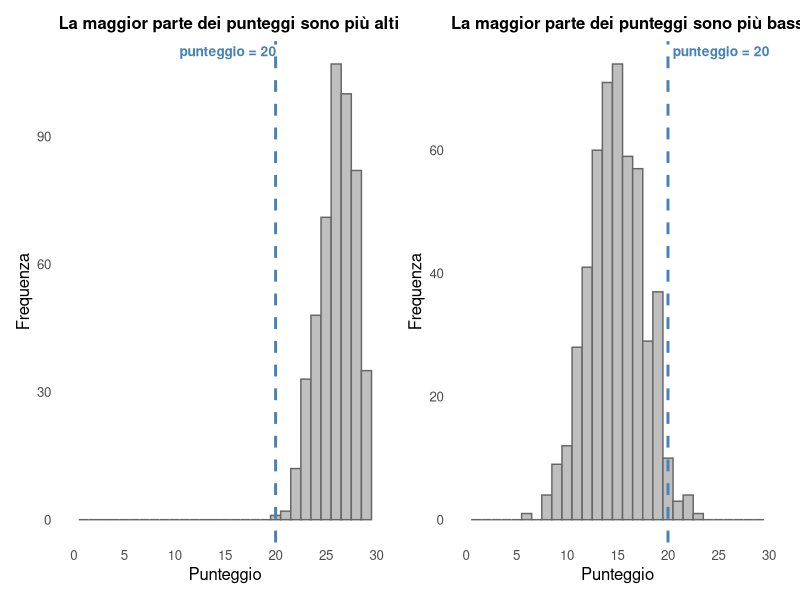
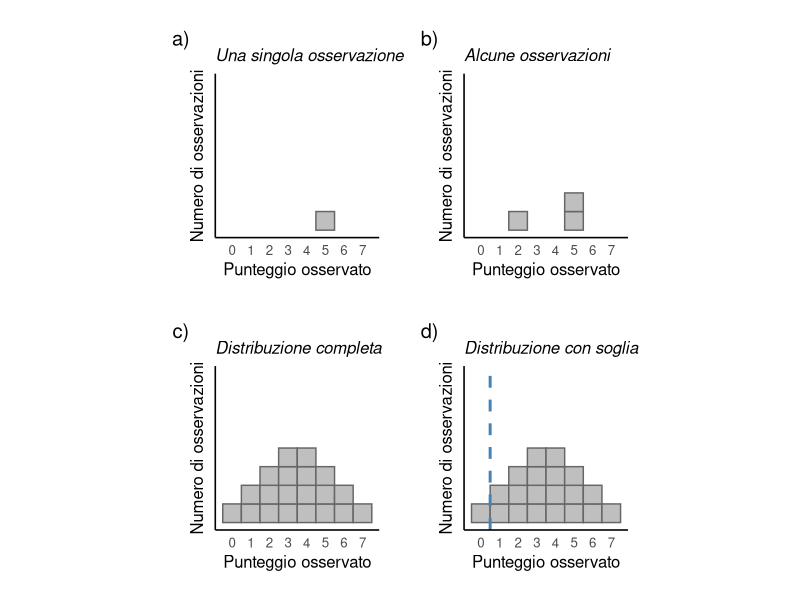
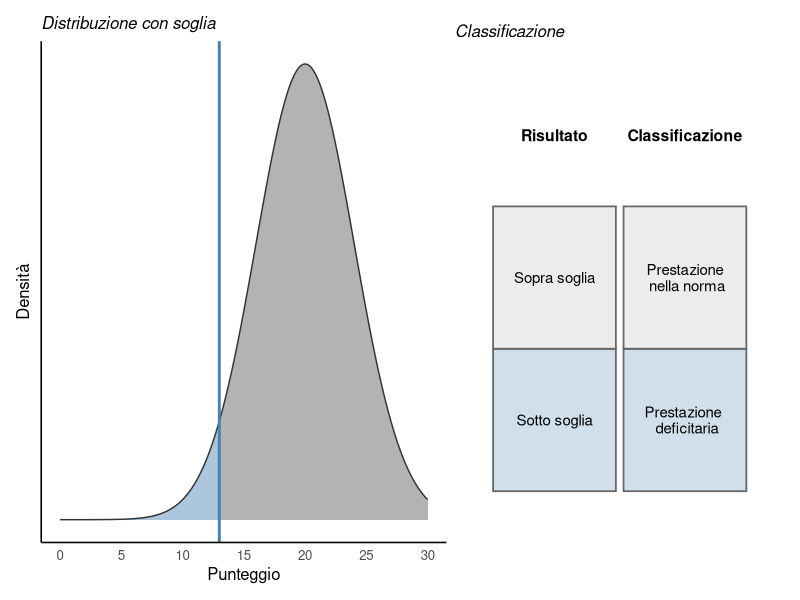
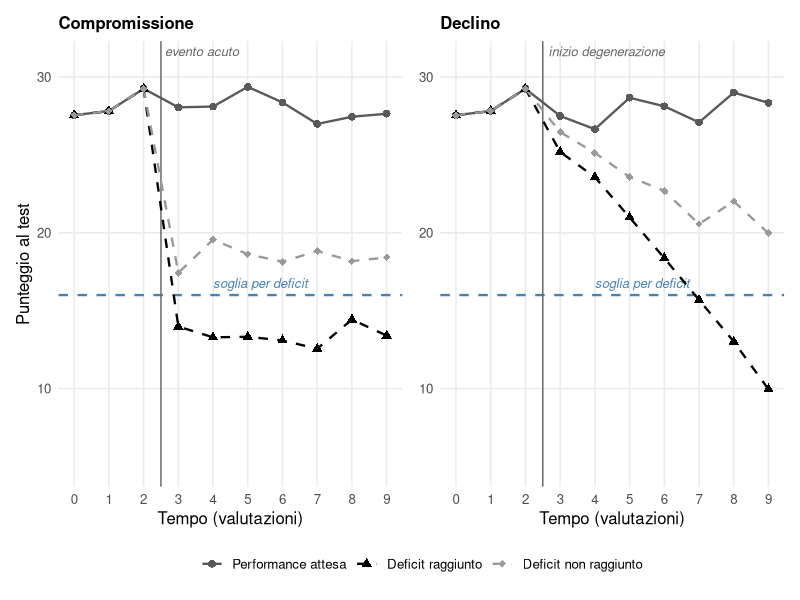
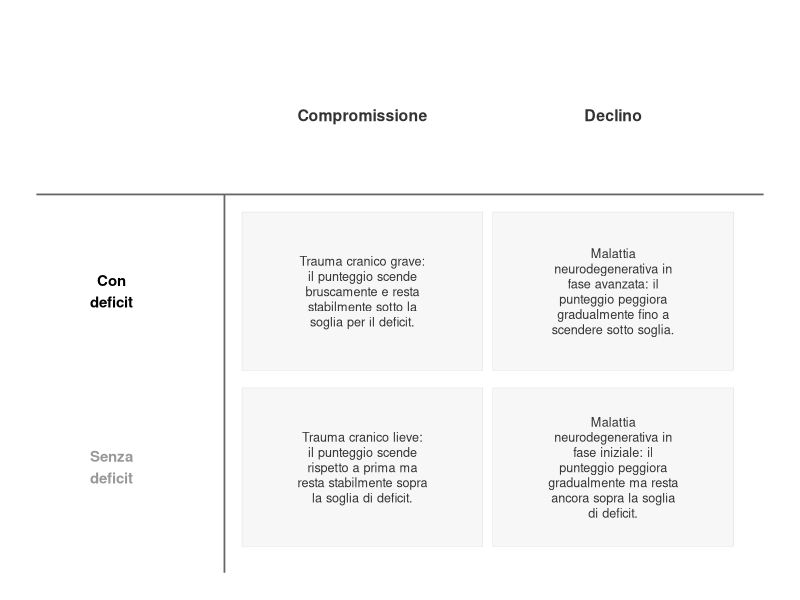
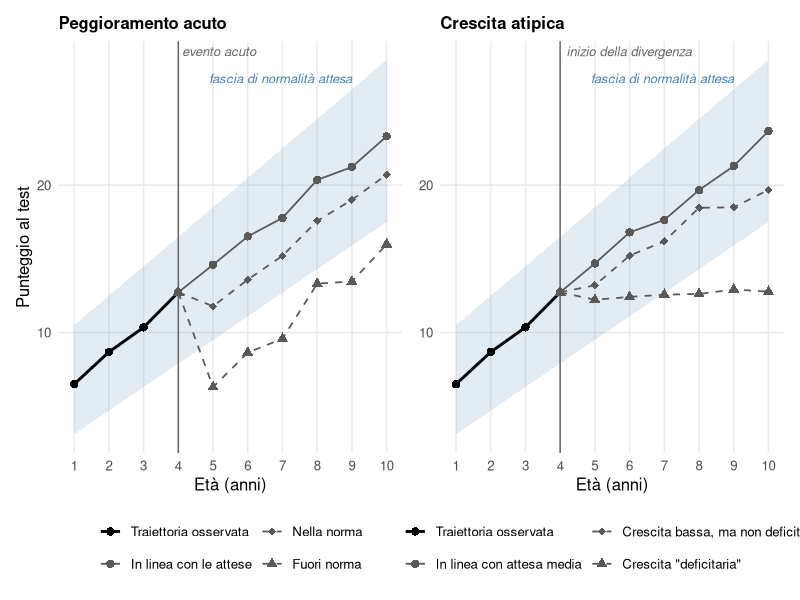

The R script that drew these images, in order:
## ---- chunk 1
#| label: fig-punteggio-20
#| echo: false
#| warning: false
#| message: false
#| fig-cap: "Lo stesso punteggio (20) con due significati opposti, a seconda della distribuzione dei punteggi nel gruppo di riferimento (dati simulati). A sinistra, un test in cui la maggior parte delle persone ottiene punteggi relativamente alti: 20 cade nella coda bassa della distribuzione. A destra, un test in cui la maggior parte delle persone ottiene punteggi intorno a 15, quindi più bassi: lo stesso punteggio di 20 sarebbe considerato molto alto."
#| fig-width: 9
#| fig-height: 4
#| fig-dpi: 200
#| out-height: "250%"

library(ggplot2)
library(patchwork)

set.seed(42)
n <- 500

sim_facile <- data.frame(punteggio = rbinom(n, size = 30, prob = 0.87))
sim_difficile <- data.frame(punteggio = rbinom(n, size = 30, prob = 0.5))

tema_hist <- theme_minimal(base_size = 12) +
  theme(panel.grid.minor = element_blank(),
        panel.grid.major = element_blank(),
        plot.title = element_text(size = 12, face = "bold"))

evidenzia_20_dx <- list(
  geom_vline(xintercept = 20, colour = "steelblue", linewidth = 1, linetype = "dashed"),
  annotate("text", x = 20, y = Inf, label = "punteggio = 20", vjust = 1.5, hjust = -0.05,
           colour = "steelblue", fontface = "bold", size = 3.5),
  scale_x_continuous(limits = c(0, 30), breaks = seq(0, 30, 5)),
  labs(x = "Punteggio", y = "Frequenza")
)

evidenzia_20_sx <- list(
  geom_vline(xintercept = 20, colour = "steelblue", linewidth = 1, linetype = "dashed"),
  annotate("text", x = 10, y = Inf, label = "punteggio = 20", vjust = 1.5, hjust = -0.05,
           colour = "steelblue", fontface = "bold", size = 3.5),
  scale_x_continuous(limits = c(0, 30), breaks = seq(0, 30, 5)),
  labs(x = "Punteggio", y = "Frequenza")
)

p_facile <- ggplot(sim_facile, aes(x = punteggio)) +
  geom_histogram(binwidth = 1, boundary = -0.5, fill = "grey75", colour = "grey40") +
  evidenzia_20_sx +
  labs(title = "La maggior parte dei punteggi sono più alti") +
  tema_hist

p_difficile <- ggplot(sim_difficile, aes(x = punteggio)) +
  geom_histogram(binwidth = 1, boundary = -0.5, fill = "grey75", colour = "grey40") +
  evidenzia_20_dx +
  labs(title = "La maggior parte dei punteggi sono più bassi") +
  tema_hist

p_facile + p_difficile
## ---- chunk 2
#| label: fig-costruzione-istogramma
#| echo: false
#| warning: false
#| message: false
#| fig-cap: "Costruzione di una distribuzione di dati normativi a partire dalle singole osservazioni. In (a) è rappresentata una sola osservazione (punteggio = 5). In (b) sono rappresentate tre osservazioni (un punteggio di 2 e due punteggi di 5): ogni osservazione è visibile come un singolo quadratino, cosicché un punteggio ottenuto da più persone sia rappresentato da più quadratini impilati. In (c) è rappresentata una distribuzione completa, costruita impilando ogni singola osservazione di un ipotetico gruppo di riferimento di 20 persone. In (d) alla stessa distribuzione è stata aggiunta una soglia (linea verticale), che permette di distinguere le prestazioni considerate \"nella norma\" da quelle che non lo sono. (Adattato da Mondini, Mapelli, Arcara, Semeiotica e diagnosi neuropsicologica)"
#| fig-width: 8
#| fig-height: 6
#| fig-dpi: 200
#| out-width: "80%"

library(ggplot2)
library(patchwork)

# funzione ad hoc: aggiunge una singola osservazione ad un data.frame di
# quadratini, impilandola sopra le osservazioni già presenti per lo stesso
# punteggio. Usarla più volte (una per osservazione) rende facile
# aggiungere/togliere singole osservazioni per costruire ciascun pannello.
aggiungi_osservazione <- function(dati, punteggio) {
  n_gia_presenti <- sum(dati$punteggio == punteggio)
  nuova_osservazione <- data.frame(
    punteggio = punteggio,
    ymin = n_gia_presenti,
    ymax = n_gia_presenti + 1
  )
  rbind(dati, nuova_osservazione)
}

distanza_pannelli <- 15  # spazio tra i pannelli (punti): aumenta/diminuisci per più/meno distanza

tema_quadratini <- theme_minimal(base_size = 12) +
  theme(panel.grid = element_blank(),
        axis.text.y = element_blank(),
        axis.ticks.y = element_blank(),
        axis.line = element_line(colour = "black"),
        plot.title = element_text(size = 12, face = "italic"),
        plot.margin = margin(t = distanza_pannelli, r = distanza_pannelli,
                              b = distanza_pannelli, l = distanza_pannelli),
        aspect.ratio = 1)

disegna_quadratini <- function(dati, titolo) {
  ggplot(dati) +
    geom_rect(aes(xmin = punteggio - 0.5, xmax = punteggio + 0.5,
                   ymin = ymin, ymax = ymax),
              fill = "grey75", colour = "grey40") +
    scale_x_continuous(limits = c(-0.5, 7.5), breaks = 0:7) +
    scale_y_continuous(limits = c(0, 8)) +
    labs(x = "Punteggio osservato", y = "Numero di osservazioni", title = titolo) +
    tema_quadratini
}

# pannello a: una sola osservazione
dati_a <- data.frame(punteggio = numeric(0), ymin = numeric(0), ymax = numeric(0))
dati_a <- aggiungi_osservazione(dati_a, 5)

# pannello b: tre osservazioni
dati_b <- data.frame(punteggio = numeric(0), ymin = numeric(0), ymax = numeric(0))
dati_b <- aggiungi_osservazione(dati_b, 2)
dati_b <- aggiungi_osservazione(dati_b, 5)
dati_b <- aggiungi_osservazione(dati_b, 5)

# pannelli c e d: distribuzione completa (20 osservazioni)
dati_c <- data.frame(punteggio = numeric(0), ymin = numeric(0), ymax = numeric(0))
punteggi_completi <- rep(0:7, times = c(1, 2, 3, 4, 4, 3, 2, 1))
for (p in punteggi_completi) {
  dati_c <- aggiungi_osservazione(dati_c, p)
}

p_a <- disegna_quadratini(dati_a, "Una singola osservazione")
p_b <- disegna_quadratini(dati_b, "Alcune osservazioni")
p_c <- disegna_quadratini(dati_c, "Distribuzione completa")
p_d <- disegna_quadratini(dati_c, "Distribuzione con soglia") +
  geom_vline(xintercept = 0.5, linewidth = 1, colour = "steelblue", linetype=2)

(p_a + p_b) / (p_c + p_d) +
  plot_annotation(tag_levels = "a", tag_suffix = ")")
## ---- chunk 3
#| label: fig-classificazione-soglia
#| echo: false
#| warning: false
#| message: false
#| fig-cap: "Classificazione di un punteggio rispetto ad una soglia. A sinistra, la distribuzione dei punteggi nel gruppo di riferimento (dati simulati): l'area a destra della soglia (in grigio) corrisponde ai punteggi considerati \"nella norma\", l'area a sinistra della soglia (in blu) ai punteggi considerati \"deficitari\". A destra, la classificazione che ne risulta, a seconda che il punteggio osservato sia sopra o sotto la soglia."
#| fig-width: 9
#| fig-height: 4
#| fig-dpi: 200
#| out-width: "100%"

library(ggplot2)
library(patchwork)

soglia <- 13
media <- 20
sd_punteggio <- 4

colori_soglia <- c(sopra = "grey70", sotto = "steelblue")
alpha_soglia <- c(sopra = 1, sotto = 0.45)

# pannello sinistro: densità con soglia, colorata diversamente sopra/sotto soglia
x_sotto <- seq(0, soglia, length.out = 150)
x_sopra <- seq(soglia, 30, length.out = 150)
dens_sotto <- data.frame(punteggio = x_sotto,
                          densita = dnorm(x_sotto, mean = media, sd = sd_punteggio),
                          area = "sotto")
dens_sopra <- data.frame(punteggio = x_sopra,
                          densita = dnorm(x_sopra, mean = media, sd = sd_punteggio),
                          area = "sopra")
dens <- rbind(dens_sotto, dens_sopra)

dens_contorno <- data.frame(punteggio = seq(0, 30, length.out = 300))
dens_contorno$densita <- dnorm(dens_contorno$punteggio, mean = media, sd = sd_punteggio)

p_densita <- ggplot(dens, aes(x = punteggio, y = densita)) +
  geom_area(aes(fill = area, alpha = area), colour = NA) +
  geom_line(data = dens_contorno, colour = "grey20", linewidth = 0.5) +
  geom_vline(xintercept = soglia, linewidth = 1, colour = "steelblue") +
  scale_fill_manual(values = colori_soglia, guide = "none") +
  scale_alpha_manual(values = alpha_soglia, guide = "none") +
  scale_x_continuous(breaks = seq(0, 30, 5)) +
  labs(x = "Punteggio", y = "Densità", title = "Distribuzione con soglia") +
  theme_minimal(base_size = 12) +
  theme(panel.grid = element_blank(),
        axis.text.y = element_blank(),
        axis.ticks.y = element_blank(),
        axis.line = element_line(colour = "black"),
        plot.title = element_text(size = 12, face = "italic"))

# pannello destro: tabella risultato -> classificazione
col1 <- list(min = 0.3, max = 1.9, centro = 1.1)
col2 <- list(min = 2.0, max = 3.6, centro = 2.8)

celle_tabella <- data.frame(
  xmin = c(col1$min, col2$min, col1$min, col2$min),
  xmax = c(col1$max, col2$max, col1$max, col2$max),
  ymin = c(1.5, 1.5, 0.5, 0.5),
  ymax = c(2.5, 2.5, 1.5, 1.5),
  area = c("sopra", "sopra", "sotto", "sotto")
)

testo_tabella <- data.frame(
  x = c(col1$centro, col2$centro, col1$centro, col2$centro, col1$centro, col2$centro),
  y = c(3, 3, 2, 2, 1, 1),
  testo = c("Risultato", "Classificazione",
            "Sopra soglia", "Prestazione\n nella norma",
            "Sotto soglia", "Prestazione \n deficitaria"),
  intestazione = c(TRUE, TRUE, FALSE, FALSE, FALSE, FALSE)
)

p_tabella <- ggplot() +
  geom_rect(data = celle_tabella,
            aes(xmin = xmin, xmax = xmax, ymin = ymin, ymax = ymax, fill = area),
            alpha = 0.25, colour = "grey40", linewidth = 0.6) +
  geom_text(data = subset(testo_tabella, intestazione),
            aes(x = x, y = y, label = testo), fontface = "bold", size = 4) +
  geom_text(data = subset(testo_tabella, !intestazione),
            aes(x = x, y = y, label = testo), size = 3.8, lineheight = 0.9) +
  scale_fill_manual(values = colori_soglia, guide = "none") +
  coord_cartesian(xlim = c(0, 4), ylim = c(0.3, 3.5)) +
  labs(title = "Classificazione") +
  theme_void(base_size = 12) +
  theme(plot.title = element_text(size = 12, face = "italic"))

p_densita + p_tabella + plot_layout(widths = c(1.2, 1))
## ---- chunk 4
#| label: fig-compromissione-declino
#| echo: false
#| warning: false
#| message: false
#| fig-cap: "Andamento simulato del punteggio a un test in dieci valutazioni ripetute nel tempo, per due casi di compromissione (a sinistra) e due casi di declino (a destra), con lo stesso schema di colori/simboli usato per le traiettorie ipotetiche nella @fig-traiettoria-sviluppo (solo nero o scale di grigio). Tutte le traiettorie condividono lo stesso andamento stabile nelle prime tre valutazioni, prima dell'evento acuto o dell'inizio della degenerazione (linea sottile verticale). Il profilo \"Performance attesa\" (cerchi, linea continua) rappresenta l'andamento, stabile nel tempo, di una persona senza peggioramento. Il caso \"Deficit non raggiunto\" (diamanti, linea tratteggiata) si allontana dalla prestazione attesa ma resta sempre sopra la soglia per il deficit (linea tratteggiata orizzontale). Il caso \"Deficit raggiunto\" (triangoli, linea tratteggiata) scende sotto la soglia: bruscamente e poi stabilmente a sinistra, gradualmente a destra."
#| fig-width: 9
#| fig-height: 4.5
#| fig-dpi: 200
#| out-width: "100%"

library(ggplot2)
library(patchwork)

set.seed(123)

# --- Parametro per includere (o no) l'errore di misurazione nel grafico ---
# Impostare FALSE per disegnare solo il punteggio "vero" sottostante, senza rumore
includi_errore_misura <- TRUE
sd_errore <- 0.8

# Funzione modulare: aggiunge (o no) l'errore di misurazione a una traiettoria di punteggi veri
aggiungi_errore_misura <- function(punteggio_vero, sd = sd_errore, includi = includi_errore_misura) {
  if (includi) {
    punteggio_vero + rnorm(length(punteggio_vero), mean = 0, sd = sd)
  } else {
    punteggio_vero
  }
}

soglia <- 16
n_pre  <- 3
n_post <- 7
n_tempi <- n_pre + n_post
tempi <- 0:(n_tempi - 1)

tema_traiettorie <- theme_minimal(base_size = 12) +
  theme(panel.grid.minor = element_blank(),
        plot.title = element_text(size = 12, face = "bold"),
        legend.position = "bottom")

soglia_layer <- list(
  geom_hline(yintercept = soglia, linetype = "dashed", colour = "steelblue", linewidth = 0.8),
  annotate("text", x = n_pre + 1, y = soglia, label = "soglia per deficit", vjust = -0.7, hjust = 0,
           colour = "steelblue", fontface = "italic", size = 3.3)
)

# Schema di colori/simboli/linetype coerente con quello usato per le traiettorie ipotetiche
# nella @fig-traiettoria-sviluppo: solo nero o scale di grigio (niente azzurro), cerchio/linea
# continua per il profilo "in linea con le attese", diamante/tratteggiata per lo scarto che
# resta nella norma, triangolo/tratteggiata per lo scarto che raggiunge il deficit
colori_casi <- scale_colour_manual(values = c("Performance attesa" = "grey35",
                                               "Deficit raggiunto" = "black",
                                               "Deficit non raggiunto" = "grey60"))
forme_casi <- scale_shape_manual(values = c("Performance attesa" = 16,
                                             "Deficit raggiunto" = 17,
                                             "Deficit non raggiunto" = 18))
linee_casi <- scale_linetype_manual(values = c("Performance attesa" = "solid",
                                                "Deficit raggiunto" = "dashed",
                                                "Deficit non raggiunto" = "dashed"))

# Livello "vero" comune a tutte le traiettorie prima dell'evento/dell'inizio della degenerazione
# e valore stabile del profilo di prestazione attesa (nessun peggioramento): a differenza della
# traiettoria attesa crescente delle figure sull'età evolutiva, qui è piatto nel tempo
livello_iniziale <- 28
vero_attesa <- rep(livello_iniziale, n_tempi)

# Punti osservati nelle valutazioni pre-evento (t0...t_{n_pre-1}), condivisi da tutte le
# traiettorie (in entrambi i pannelli): prima dell'evento acuto o dell'inizio della degenerazione
# non c'è ancora nessuna differenza da osservare, quindi tutte le linee condividono lo stesso
# andamento di baseline. Ogni punto ha il proprio errore di misurazione indipendente, così il
# baseline appare stabile ma con la normale variabilità test-retest, non un singolo valore fisso
punti_iniziali <- aggiungi_errore_misura(rep(livello_iniziale, n_pre))

# Funzione modulare per costruire una traiettoria che condivide con le altre gli stessi punti
# di baseline ("punti_iniziali"), e prosegue poi con il proprio andamento "vero" (con il suo
# errore di misurazione indipendente) per le valutazioni successive all'evento
costruisci_traiettoria_condivisa <- function(vero) {
  c(punti_iniziali, aggiungi_errore_misura(vero[(n_pre + 1):n_tempi]))
}

# Linea sottile verticale che segna il momento dell'evento/inizio del peggioramento,
# posizionata subito dopo l'ultima valutazione di baseline
tempo_evento <- (n_pre - 1) + 0.5

evento_layer <- list(
  geom_vline(xintercept = tempo_evento, colour = "grey40", linewidth = 0.5),
  annotate("text", x = tempo_evento, y = Inf, label = "evento acuto", vjust = 1.5, hjust = -0.05,
           colour = "grey40", fontface = "italic", size = 3.3)
)

degenerazione_layer <- list(
  geom_vline(xintercept = tempo_evento, colour = "grey40", linewidth = 0.5),
  annotate("text", x = tempo_evento, y = Inf, label = "inizio degenerazione", vjust = 1.5, hjust = -0.05,
           colour = "grey40", fontface = "italic", size = 3.3)
)

# --- Pannello sinistro: compromissione (peggioramento improvviso e poi stabile) ---
# Tutte le traiettorie condividono lo stesso baseline (livello_iniziale) nelle valutazioni
# pre-evento, prima dell'evento acuto
vero_compr_deficit    <- c(rep(livello_iniziale, n_pre), rep(13, n_post))
vero_compr_no_deficit <- c(rep(livello_iniziale, n_pre), rep(19, n_post))

dat_compr <- data.frame(
  tempo = rep(tempi, 3),
  punteggio = c(costruisci_traiettoria_condivisa(vero_attesa),
                costruisci_traiettoria_condivisa(vero_compr_deficit),
                costruisci_traiettoria_condivisa(vero_compr_no_deficit)),
  caso = rep(c("Performance attesa", "Deficit raggiunto", "Deficit non raggiunto"), each = n_tempi)
)
dat_compr$caso <- factor(dat_compr$caso, levels = c("Performance attesa", "Deficit raggiunto", "Deficit non raggiunto"))

p_compr <- ggplot(dat_compr, aes(x = tempo, y = punteggio, colour = caso, shape = caso, linetype = caso)) +
  soglia_layer +
  evento_layer +
  geom_line(linewidth = 0.8) +
  geom_point(size = 2.3) +
  colori_casi +
  forme_casi +
  linee_casi +
  scale_x_continuous(breaks = tempi) +
  coord_cartesian(ylim = c(5, 31)) +
  labs(title = "Compromissione", x = "Tempo (valutazioni)", y = "Punteggio al test", colour = NULL, shape = NULL, linetype = NULL) +
  tema_traiettorie

# --- Pannello destro: declino (peggioramento graduale e progressivo) ---
# Tutte le traiettorie condividono lo stesso baseline (livello_iniziale) nelle valutazioni
# pre-evento, prima dell'inizio della degenerazione: il tempo relativo resta a 0 durante il
# baseline e cresce solo dopo, così la discesa parte solo dall'inizio della degenerazione
tempi_rel_post <- pmax(tempi - (n_pre - 1), 0)
vero_decl_deficit    <- livello_iniziale - (tempi_rel_post / n_post) * 18
vero_decl_no_deficit <- livello_iniziale - (tempi_rel_post / n_post) * 9

dat_decl <- data.frame(
  tempo = rep(tempi, 3),
  punteggio = c(costruisci_traiettoria_condivisa(vero_attesa),
                costruisci_traiettoria_condivisa(vero_decl_deficit),
                costruisci_traiettoria_condivisa(vero_decl_no_deficit)),
  caso = rep(c("Performance attesa", "Deficit raggiunto", "Deficit non raggiunto"), each = n_tempi)
)
dat_decl$caso <- factor(dat_decl$caso, levels = c("Performance attesa", "Deficit raggiunto", "Deficit non raggiunto"))

p_decl <- ggplot(dat_decl, aes(x = tempo, y = punteggio, colour = caso, shape = caso, linetype = caso)) +
  soglia_layer +
  degenerazione_layer +
  geom_line(linewidth = 0.8) +
  geom_point(size = 2.3) +
  colori_casi +
  forme_casi +
  linee_casi +
  scale_x_continuous(breaks = tempi) +
  coord_cartesian(ylim = c(5, 31)) +
  labs(title = "Declino", x = "Tempo (valutazioni)", y = NULL, colour = NULL, shape = NULL, linetype = NULL) +
  tema_traiettorie

p_compr + p_decl + plot_layout(guides = "collect") & theme(legend.position = "bottom")
## ---- chunk 5
#| label: fig-tabella-compromissione-declino
#| echo: false
#| warning: false
#| message: false
#| fig-cap: "Sintesi delle quattro combinazioni illustrate nella @fig-compromissione-declino (compromissione/declino, con/senza deficit) relativi ad un disturbo acquisito, con un esempio clinico per ciascuna. Le colonne seguono lo stesso ordine della figura precedente; le etichette di riga riprendono gli stessi colori usati lì per i due casi (nero = deficit raggiunto, grigio = deficit non raggiunto)."
#| fig-width: 7.5
#| fig-height: 4
#| fig-dpi: 200
#| out-width: "100%"

library(ggplot2)

# Contenuto della tabella: intestazioni di colonna, intestazioni di riga (colorate
# come nella @fig-compromissione-declino) e un esempio per ciascuna delle 4 celle
tabella_dat <- data.frame(
  x = c(1, 2, 0, 0, 1, 2, 1, 2),
  y = c(2, 2, 1, 0, 1, 1, 0, 0),
  tipo = c("intestazione_colonna", "intestazione_colonna",
           "intestazione_riga", "intestazione_riga",
           "cella", "cella", "cella", "cella"),
  colore = c("grey20", "grey20", "black", "grey60",
             "grey20", "grey20", "grey20", "grey20"),
  testo = c(
    "Compromissione", "Declino",
    "Con\ndeficit", "Senza\ndeficit",
    "Trauma cranico grave: il punteggio scende bruscamente e resta stabilmente sotto la soglia per il deficit.",
    "Malattia neurodegenerativa in fase avanzata: il punteggio peggiora gradualmente fino a scendere sotto soglia.",
    "Trauma cranico lieve: il punteggio scende rispetto a prima ma resta stabilmente sopra la soglia di deficit.",
    "Malattia neurodegenerativa in fase iniziale: il punteggio peggiora gradualmente ma resta ancora sopra la soglia di deficit."
  )
)

# Va a capo automatico del testo, solo per le celle di esempio (più lunghe)
tabella_dat$testo_wrap <- ifelse(
  tabella_dat$tipo == "cella",
  vapply(tabella_dat$testo, function(x) paste(strwrap(x, width = 24), collapse = "\n"), character(1)),
  tabella_dat$testo
)

celle_sfondo <- expand.grid(x = c(1, 2), y = c(0, 1))

ggplot() +
  geom_tile(data = celle_sfondo, aes(x = x, y = y), width = 0.96, height = 0.9,
            fill = "grey97", colour = "grey80") +
  geom_segment(aes(x = -0.3, xend = 2.6, y = 1.55, yend = 1.55), colour = "grey40", linewidth = 0.6) +
  geom_segment(aes(x = 0.45, xend = 0.45, y = -0.6, yend = 1.55), colour = "grey40", linewidth = 0.6) +
  geom_text(data = subset(tabella_dat, tipo == "cella"),
            aes(x = x, y = y, label = testo_wrap), size = 3.2, lineheight = 1, colour = "grey20") +
  geom_text(data = subset(tabella_dat, tipo == "intestazione_colonna"),
            aes(x = x, y = y, label = testo_wrap), size = 4, fontface = "bold", colour = "grey20") +
  geom_text(data = subset(tabella_dat, tipo == "intestazione_riga"),
            aes(x = x, y = y, label = testo_wrap, colour = colore), size = 3.8, fontface = "bold") +
  scale_colour_identity() +
  coord_cartesian(xlim = c(-0.3, 2.6), ylim = c(-0.6, 2.5), clip = "off") +
  theme_void()
## ---- chunk 6
#| label: fig-traiettoria-sviluppo
#| echo: false
#| warning: false
#| message: false
#| fig-cap: "Traiettoria di sviluppo simulata (linea nera, punti pieni) dalla valutazione a 1 anno fino alla valutazione più recente, a 4 anni, identica nei due pannelli. Da qui si diramano tre traiettorie future ipotetiche per pannello, tutte in grigio scuro e incluse nella stessa legenda della traiettoria osservata. A sinistra (Peggioramento acuto): un evento acuto (linea verticale) può causare un peggioramento improvviso del punteggio; una traiettoria non ne risente e prosegue come atteso (cerchi, linea continua), una scende ma resta entro la fascia di normalità (diamanti, linea tratteggiata), una scende al punto da uscire subito dalla fascia e vi resta (triangoli, linea tratteggiata). A destra (Crescita atipica): dallo stesso punto (linea verticale \"inizio della divergenza\") la crescita può proseguire in linea con l'attesa (cerchi, linea continua), rallentare restando comunque entro la fascia (diamanti, linea tratteggiata), oppure allontanarsene gradualmente fino a uscirne (triangoli, linea tratteggiata). La fascia colorata rappresenta, in entrambi i pannelli, l'intervallo di normalità (soglia superiore e inferiore) atteso dal gruppo di riferimento per ciascuna età."
#| fig-width: 10
#| fig-height: 5.5
#| fig-dpi: 200
#| out-width: "100%"

library(ggplot2)
library(patchwork)

set.seed(100)

# --- Parametro per includere (o no) l'errore di misurazione nelle traiettorie ---
# Impostare FALSE per disegnare solo le traiettorie "vere" sottostanti, senza rumore
includi_errore_misura <- TRUE
sd_errore <- 0.6

# --- Parametro per mostrare (o no) la linea verticale che segna il momento della diramazione ---
mostra_linea_evento <- TRUE

# --- Parametro per impostare l'età (in anni) in cui avviene la diramazione, condiviso da
# entrambi i pannelli: qualunque valore tra 1 e max(eta) - 1, ad esempio anche 1 o 2 ---
eta_diramazione <- 4   # ultima valutazione nota, da cui si "diramano" le traiettorie future

# Funzione modulare: aggiunge (o no) l'errore di misurazione a una traiettoria di punteggi veri
aggiungi_errore_misura <- function(valori, sd = sd_errore, includi = includi_errore_misura) {
  if (includi) {
    valori + rnorm(length(valori), mean = 0, sd = sd)
  } else {
    valori
  }
}

eta <- 1:10

# Traiettoria attesa dal gruppo di riferimento, con fascia di normalità (soglie superiore e
# inferiore): condivisa da entrambi i pannelli
traiettoria_attesa <- 5 + 1.8 * eta
banda_ampiezza <- 3.5 + 0.2 * eta

dat_banda <- data.frame(
  eta = eta,
  attesa = traiettoria_attesa,
  soglia_sup = traiettoria_attesa + banda_ampiezza,
  soglia_inf = traiettoria_attesa - banda_ampiezza
)

banda_layer <- list(
  geom_ribbon(data = dat_banda, aes(x = eta, ymin = soglia_inf, ymax = soglia_sup),
              fill = "steelblue", alpha = 0.15, inherit.aes = FALSE),
  annotate("text", x = 9, y = dat_banda$soglia_sup[dat_banda$eta == 9], label = "fascia di normalità attesa",
           hjust = 1, vjust = -0.6, colour = "steelblue", fontface = "italic", size = 3.3)
)

# Traiettoria osservata (nera): sviluppo reale fino alla valutazione attuale, condivisa da
# entrambi i pannelli. Entra anche lei nella variabile "traiettoria", come livello aggiuntivo,
# così da comparire nella stessa legenda delle traiettorie future ipotetiche
eta_oss <- 1:eta_diramazione
dat_oss <- data.frame(
  eta = eta_oss,
  punteggio = aggiungi_errore_misura(5 + 1.8 * eta_oss),
  traiettoria = "Traiettoria osservata"
)

punto_diramazione <- dat_oss$punteggio[dat_oss$eta == eta_diramazione]

# Funzione modulare per la linea verticale (opzionale, vedi "mostra_linea_evento") che segna la
# diramazione, con etichetta specifica per ciascun pannello (come "evento acuto"/"inizio
# degenerazione" nella @fig-compromissione-declino)
linea_diramazione_layer <- function(etichetta) {
  if (!mostra_linea_evento) return(NULL)
  list(
    geom_vline(xintercept = eta_diramazione, colour = "grey40", linewidth = 0.5),
    annotate("text", x = eta_diramazione, y = Inf, label = etichetta,
             vjust = 1.5, hjust = -0.05, colour = "grey40", fontface = "italic", size = 3.3)
  )
}

# --- Pannello sinistro: peggioramento acuto ---

# Funzione modulare per costruire una traiettoria che, subito dopo l'evento acuto, scende di
# "entita_peggioramento" punti rispetto alla crescita attesa, e da lì prosegue con un tasso di
# crescita "rate" rispetto a quella attesa dal gruppo di riferimento (rate = 1, il valore di
# default, significa che lo scarto dalla norma introdotto dall'evento resta costante nel tempo)
costruisci_traiettoria_con_peggioramento_acuto <- function(entita_peggioramento, rate = 1, etichetta) {
  eta_futuro <- (eta_diramazione + 1):max(eta)
  incremento_atteso <- (5 + 1.8 * eta_futuro) - (5 + 1.8 * eta_diramazione)
  valore_dopo_evento <- punto_diramazione - entita_peggioramento
  valori_futuri <- aggiungi_errore_misura(valore_dopo_evento + rate * incremento_atteso)
  data.frame(
    eta = c(eta_diramazione, eta_futuro),
    punteggio = c(punto_diramazione, valori_futuri),
    traiettoria = etichetta
  )
}

dat_evento <- rbind(
  dat_oss,
  costruisci_traiettoria_con_peggioramento_acuto(entita_peggioramento = 0.0, rate = 1, etichetta = "In linea con le attese"),
  costruisci_traiettoria_con_peggioramento_acuto(entita_peggioramento = 2.8, rate = 1, etichetta = "Nella norma"),
  costruisci_traiettoria_con_peggioramento_acuto(entita_peggioramento = 8.0, rate = 1, etichetta = "Fuori norma")
)
dat_evento$traiettoria <- factor(dat_evento$traiettoria,
                                  levels = c("Traiettoria osservata", "In linea con le attese", "Nella norma", "Fuori norma"))

p_evento <- ggplot(dat_evento, aes(x = eta, y = punteggio, colour = traiettoria, group = traiettoria)) +
  banda_layer +
  linea_diramazione_layer("evento acuto") +
  geom_line(aes(linetype = traiettoria, linewidth = traiettoria)) +
  geom_point(aes(shape = traiettoria), size = 2.5) +
  scale_colour_manual(name = NULL, values = c("Traiettoria osservata" = "black", "In linea con le attese" = "grey35",
                                               "Nella norma" = "grey35", "Fuori norma" = "grey35")) +
  scale_linetype_manual(name = NULL, values = c("Traiettoria osservata" = "solid", "In linea con le attese" = "solid",
                                                 "Nella norma" = "dashed", "Fuori norma" = "dashed")) +
  scale_shape_manual(name = NULL, values = c("Traiettoria osservata" = 16, "In linea con le attese" = 16,
                                              "Nella norma" = 18, "Fuori norma" = 17)) +
  scale_linewidth_manual(name = NULL, values = c("Traiettoria osservata" = 1, "In linea con le attese" = 0.6,
                                                  "Nella norma" = 0.6, "Fuori norma" = 0.6)) +
  scale_x_continuous(breaks = eta) +
  labs(title = "Peggioramento acuto", x = "Età (anni)", y = "Punteggio al test") +
  guides(colour = guide_legend(nrow = 2), linetype = guide_legend(nrow = 2),
         shape = guide_legend(nrow = 2), linewidth = guide_legend(nrow = 2)) +
  theme_minimal(base_size = 12) +
  theme(panel.grid.minor = element_blank(),
        plot.title = element_text(size = 12, face = "bold"),
        legend.position = "bottom")

# --- Pannello destro: crescita atipica (graduale) ---

# Funzione modulare per costruire una traiettoria futura ipotetica, che parte dal punto di
# diramazione e cresce con un tasso "rate" rispetto alla crescita attesa dal gruppo di riferimento
# (rate = 1 significa crescita in linea con le attese, rate = 0 significa prestazione stabile)
costruisci_traiettoria_futura <- function(rate, etichetta) {
  eta_futuro <- (eta_diramazione + 1):max(eta)
  incremento_atteso <- (5 + 1.8 * eta_futuro) - (5 + 1.8 * eta_diramazione)
  valori_futuri <- aggiungi_errore_misura(punto_diramazione + rate * incremento_atteso)
  data.frame(
    eta = c(eta_diramazione, eta_futuro),
    punteggio = c(punto_diramazione, valori_futuri),
    traiettoria = etichetta
  )
}

dat_crescita <- rbind(
  dat_oss,
  costruisci_traiettoria_futura(rate = 1.00, etichetta = "In linea con attesa media"),
  costruisci_traiettoria_futura(rate = 0.65, etichetta = "Crescita bassa, ma non deficitaria"),
  costruisci_traiettoria_futura(rate = -0.05, etichetta = "Crescita \"deficitaria\"")
)
dat_crescita$traiettoria <- factor(dat_crescita$traiettoria,
                                    levels = c("Traiettoria osservata", "In linea con attesa media",
                                               "Crescita bassa, ma non deficitaria", "Crescita \"deficitaria\""))

p_crescita <- ggplot(dat_crescita, aes(x = eta, y = punteggio, colour = traiettoria, group = traiettoria)) +
  banda_layer +
  linea_diramazione_layer("inizio della divergenza") +
  geom_line(aes(linetype = traiettoria, linewidth = traiettoria)) +
  geom_point(aes(shape = traiettoria), size = 2.5) +
  scale_colour_manual(name = NULL, values = c("Traiettoria osservata" = "black", "In linea con attesa media" = "grey35",
                                               "Crescita bassa, ma non deficitaria" = "grey35", "Crescita \"deficitaria\"" = "grey35")) +
  scale_linetype_manual(name = NULL, values = c("Traiettoria osservata" = "solid", "In linea con attesa media" = "solid",
                                                 "Crescita bassa, ma non deficitaria" = "dashed", "Crescita \"deficitaria\"" = "dashed")) +
  scale_shape_manual(name = NULL, values = c("Traiettoria osservata" = 16, "In linea con attesa media" = 16,
                                              "Crescita bassa, ma non deficitaria" = 18, "Crescita \"deficitaria\"" = 17)) +
  scale_linewidth_manual(name = NULL, values = c("Traiettoria osservata" = 1, "In linea con attesa media" = 0.6,
                                                  "Crescita bassa, ma non deficitaria" = 0.6, "Crescita \"deficitaria\"" = 0.6)) +
  scale_x_continuous(breaks = eta) +
  labs(title = "Crescita atipica", x = "Età (anni)", y = NULL) +
  guides(colour = guide_legend(nrow = 2), linetype = guide_legend(nrow = 2),
         shape = guide_legend(nrow = 2), linewidth = guide_legend(nrow = 2)) +
  theme_minimal(base_size = 12) +
  theme(panel.grid.minor = element_blank(),
        plot.title = element_text(size = 12, face = "bold"),
        legend.position = "bottom")

# Le categorie ipotetiche sono diverse nei due pannelli (narrativamente specifiche per ciascun
# caso), quindi qui non si usa plot_layout(guides = "collect"): ogni pannello mantiene la sua
# legenda, coerente con le proprie etichette
p_evento + p_crescita
